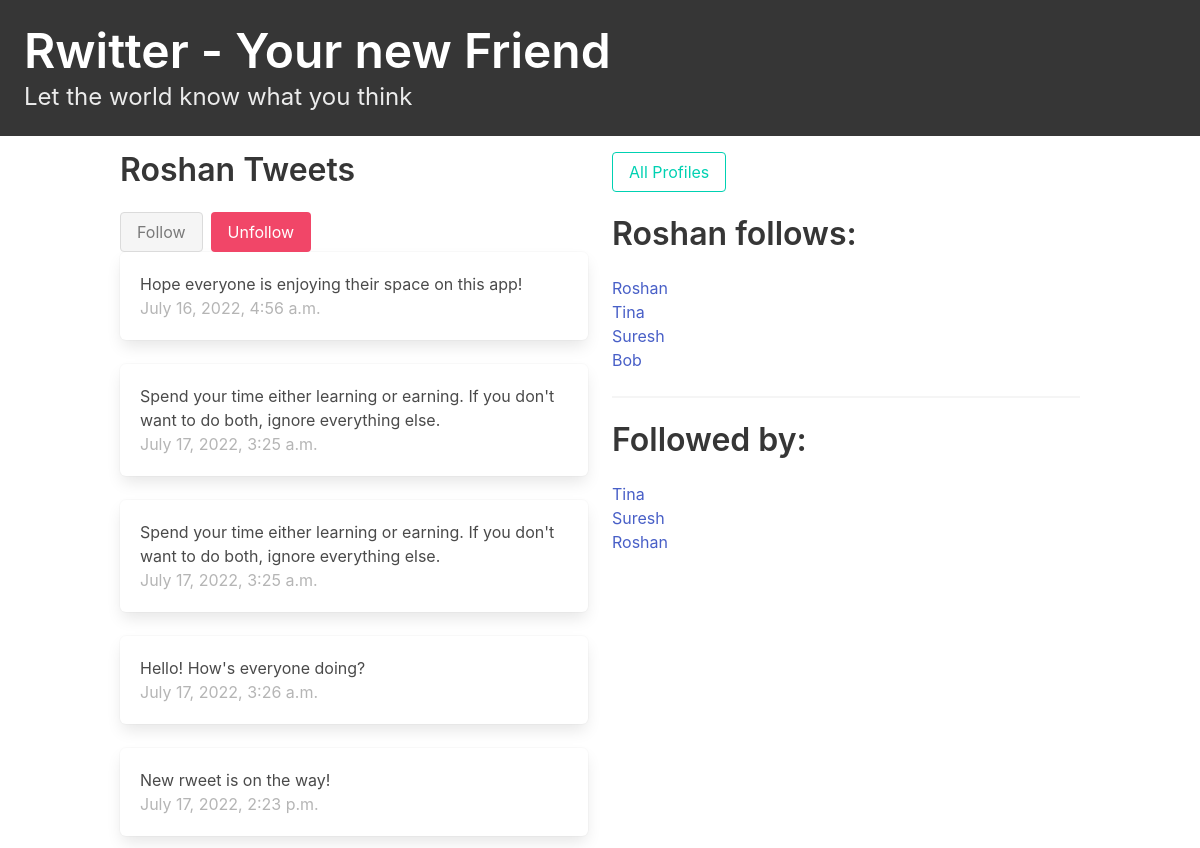
Screenshot of /profile/1 (signed in) with the database file from the repository.
### rwitter/models.py (models this page shows, shortened)
class Profile(models.Model):
    user = models.OneToOneField(User, on_delete = models.CASCADE)
    follows = models.ManyToManyField("self", related_name='followed_by', symmetrical=False, blank=True)
    profile_picture = models.FileField(null=True, blank=True)
    def __str__(self) -> str:
        return self.user.username

class Rweets(models.Model):
    user = models.ForeignKey(User, related_name='rweets', on_delete=models.DO_NOTHING)
    body = models.CharField(max_length=180)
    created_at = models.DateTimeField(auto_now_add=True)

### rwitter/views.py (the view, shortened to what this page needs)
# urls.py: path('profile/<int:pk>', views.profile, name='profile')
def profile(request, pk):
    if not hasattr(request.user, 'profile'):
        missing_user_profile = Profile(user = request.user)
        missing_user_profile.save()
    profile = Profile.objects.get(pk=pk)
    return render(request, 'profile.html', {'profile': profile})

### rwitter/templates/profile.html (shortened to what this page needs)
{% extends 'base.html' %}
{% block content%}
<div class="column is-half">
<form action="" method="post">
    <h1 class="title">{{profile.user.username|title}} Tweets</h1>
    <div class="buttons">
      {%if profile in user.profile.follows.all%}
        <button class="button is-static">Follow</button>
        <button class="button is-danger" name="follow" value="unfollow">Unfollow</button>
      {% else %}
        <button class="button is-primary" name="follow" value="follow">Follow</button>
        <button class="button is-danger">Unfollow</button>
      {% endif %}
    </div>
</form>
<div class="block">
  <div class="content">
    {% for rweet in profile.user.rweets.all%}
      <div class="box">
        {{rweet.body}}
        <br>
        <span class="is-small has-text-grey-light">
          {{rweet.created_at}}
        </span>
      </div>
    {% endfor %}
  </div>
</div>
</div>
<div class="column is-half">
  <div class="block">
    <a href="{% url 'profile_list' %}">
        <button class="button is-primary is-outlined ">
            All Profiles
        </button>
    </a>
  </div>
  <p class="title">{{profile.user.username|title}} follows:</p>
  <ul>
      {% for following in profile.follows.all %}
      <li><a href="{% url 'profile' following.pk %}"> {{ following | title}}</a></li>
      {% endfor %}
  </ul>
  <hr>
  <div class="block">
    <h3 class="title">Followed by: </h3>
    <ul>
      {% for follower in profile.followed_by.all%}
      <li><a href="{% url 'profile' follower.pk %}">{{follower|title}}</a></li>
      {% endfor %}
    </ul>
  </div>
</div>
{% endblock %}

### rows the page displays
Profile: user.username "Roshan"
Rweets: body "Hope everyone is enjoying their space on this app!", created_at "July 16, 2022, 4:56 a.m."
Rweets: body "Spend your time either learning or earning. If you don't want to do both, ignore everything else.", created_at "July 17, 2022, 3:25 a.m."
Rweets: body "Spend your time either learning or earning. If you don't want to do both, ignore everything else.", created_at "July 17, 2022, 3:25 a.m."
Rweets: body "Hello! How's everyone doing?", created_at "July 17, 2022, 3:26 a.m."
Rweets: body "New rweet is on the way!", created_at "July 17, 2022, 2:23 p.m."
Profile: user.username "Tina"
Profile: user.username "Suresh"
Profile: user.username "Bob"
